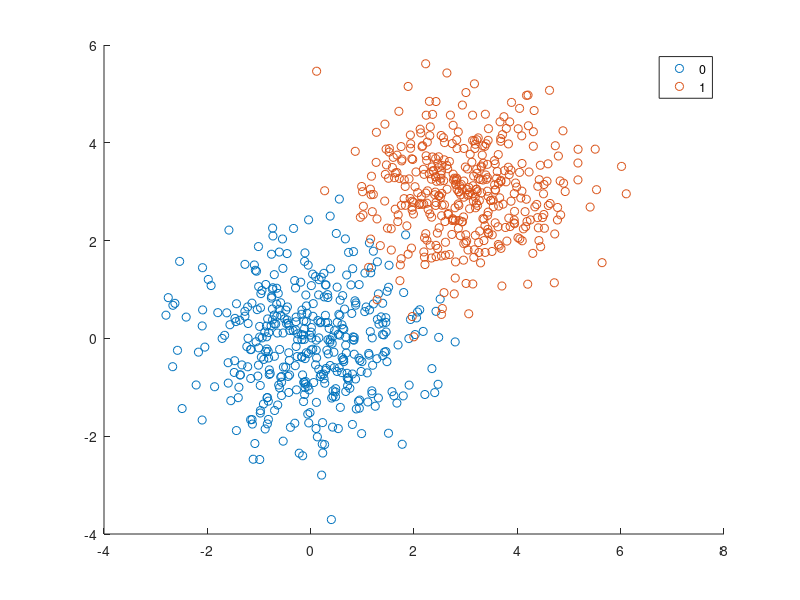

Source code (MATLAB): (Note: this script raises an error after producing the figure.)

mu1 = [0 0];
Sigma1 = eye(2);
mu2 = [3 3];
Sigma2 = eye(2);
rng(1); % For reproducibility
x1 = mvnrnd(mu1,Sigma1,400);
x2 = mvnrnd(mu2,Sigma2,400);
X = [x1; x2];
GMModel = fitgmdist(X,2);

figure
y = [zeros(400,1);ones(400,1)];
h = gscatter(X(:,1),X(:,2),y);
hold on
gmPDF = @(x1,x2)reshape(pdf(GMModel,[x1(:) x2(:)]),size(x1));
g = gca;
fcontour(gmPDF,[g.XLim g.YLim])
title('Question # 2 Part 1 Gaussian Mixture Model')

legend(h,'Model 1','Model 2')
hold off

 
 